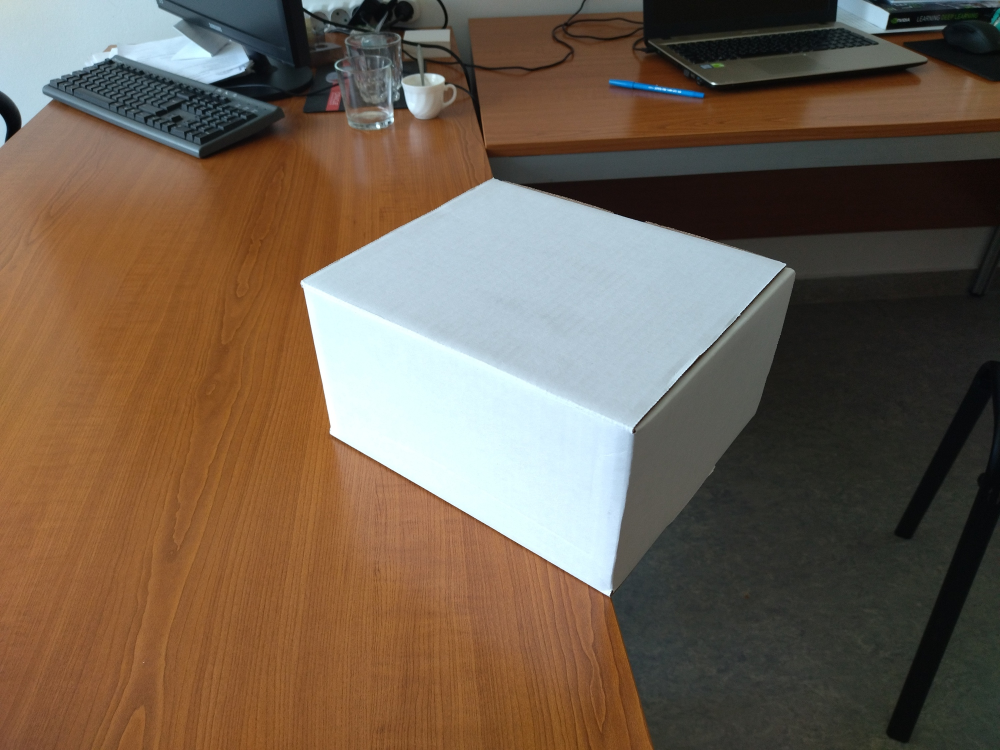
#> input picture Hough transformation/box_1_resi.jpg, 2000 x 1500 px (shown at 1/2 size)
$ jupyter execute --allow-errors 'Hough Transformation.ipynb'
#> lines starting #> are read from the running program, lines starting #| are printed output that depends on the picture; after the words box and inside, x2 and y2 are one past the last pixel; in counts of white or black regions, pixels touching at a corner belong together
Ez az második házifeladat azon Mérnökinformatikus BSC hallgatók részére akik a 2023/24/1 félévben Képfeldolgozást hallgatnak.

[cell 1]
# 2023.10.29
# Fülöp Zalán

### Task
Develop a system that takes the given pictures as input and system output should be the picture with higlights the corners of the box with lines as shown in the example below

### Data
You have 2 pictures of same box with different backgrounds. Your method should work for both pictures.

[cell 2]
#*: referencia
from PIL import Image
from matplotlib import pyplot as plt
fig, axes = plt.subplots(1, 2, figsize=(14, 10))
#> (the rest of this cell did not finish here and is left out)

[cell 3]
# import required modules
import numpy as np
from matplotlib import pyplot as plt
from PIL import Image
from scipy import ndimage
from skimage import color
import cv2
from skimage.transform import hough_line, hough_line_peaks
import random

s_elem = np.ones((3,3))
#> s_elem = [[1, 1, 1], [1, 1, 1], [1, 1, 1]]

[cell 4]
# A simple function to convert 2D image to 3D gray image
def to_3d(labels):
    base = np.zeros([labels.shape[0], labels.shape[1], 3])
    for i in range(3):
        base[:,:,i] = labels.astype(bool)
    return base.astype(np.uint8)

# The simple fuction to crop the image. I made this function because it can crop both rgb and 2D image
# And i didnt have to do it manually again and again
def cropImage(image):
    img_arr = np.array(image)
    # cropping image to remove the extra stuff from the pic
    cropped_img = img_arr[250:1350,500:1650]
    return cropped_img
# This function is basically to remove redundant code in case of more pics
def basicImageSettings(image):
     # covert image to grayscale
    grayImage = image.convert('L')
    return cropImage(grayImage)
# This creates helping mask for mask2 I didnt wanted to do static pixel removal in main function thats why
# i created a separate function for that
def maskForMask2(image):
    helping_mask = image.copy()
    helping_mask[:,:700] = 0
    helping_mask[945:,:] = 0
    helping_mask[:50,:] = 0
    return helping_mask
# This function takes an image number (1 or 2, stating the first and second image) as input
# I didn't import both pictures in advance because that is only waste of memory
# It returns a 3D box image with black background which makes it easy for canny to detect edges
# mask1 highlights the front and top of the box and mask2 highlights the side of the box
# combining 2 masks creates the full mask which is box
def separateBoxFromImage(imageNum):
    if imageNum == 1:
        #open an image
        image = Image.open('box_0_resi.jpg')
        #cropped grayscale image:
        cropped_img = basicImageSettings(image)
        #creating mask1
        mask1 = cropped_img > 160
        # creating mask2
        mask2 = maskForMask2(cropped_img) > 75
        #statically removing unnecassary areas
        mask2[0:280,:]=0
        mask2[900:,850:] = 0
        mask2[:,1080:]= 0
        mask2 = ndimage.binary_closing(mask2.copy(),s_elem)

    elif imageNum == 2:
        image = Image.open('box_1_resi.jpg')
        #cropped grayscale image:
        cropped_img = basicImageSettings(image)
        #creating mask1
        mask1 = cropped_img > 150
        # creating mask2,
        mask2 = maskForMask2(cropped_img) > 80
    else:
        print("wrong image number")

    # conerting box image to 3d so it can be combined with original cropped image
    box = to_3d(mask1+mask2)

    return box,image


def detect_lines(image):
    # Convert the image to grayscale for canny edge detector
    gray_image = color.rgb2gray(image)
    # Apply the Canny edge detector
    edges = cv2.Canny((gray_image *255).astype(np.uint8), 50, 150,apertureSize=3)

    # Perform Hough Line Transform
    h, theta, d = hough_line(edges)

    # Find peaks in Hough space
    _, angles, dists = hough_line_peaks(h, theta, d)

    return angles, dists,edges

def plot_lines(original_image,dist,angles,edges):
    # Plot the original image
    plt.imshow(original_image)

    # made a fun array so i can choose random colors for the lines
    # you can add more colors to make diagram colorful
    colors = ['-r','-g','-b','-o','purple','brown']
    # Plot the detected lines on the original image
    for angle, dist in zip(angles, dists):
        # get points for lines
        y0 = (dist - 0 * np.cos(angle)) / np.sin(angle)
        y1 = (dist - edges.shape[1] * np.cos(angle)) / np.sin(angle)
        plt.plot((0, edges.shape[1]), (y0, y1), random.choice(colors))
    # add title to the plot
    plt.title('Detected Lines')
    plt.show()

[cell 5]
# get box and original image
#---------------Change its value (1,2) to see different images-------------
# firstimage :
# box,color_image = separateBoxFromImage(1)
# secondimage:
# box,color_image = separateBoxFromImage(2)
box,color_image = separateBoxFromImage(2)
#> in separateBoxFromImage, image is the input picture: PIL image 2000x1500 RGB; mean R, G, B 112.7, 96.1, 79.9
#> in basicImageSettings, `grayImage = image.convert('L')`:
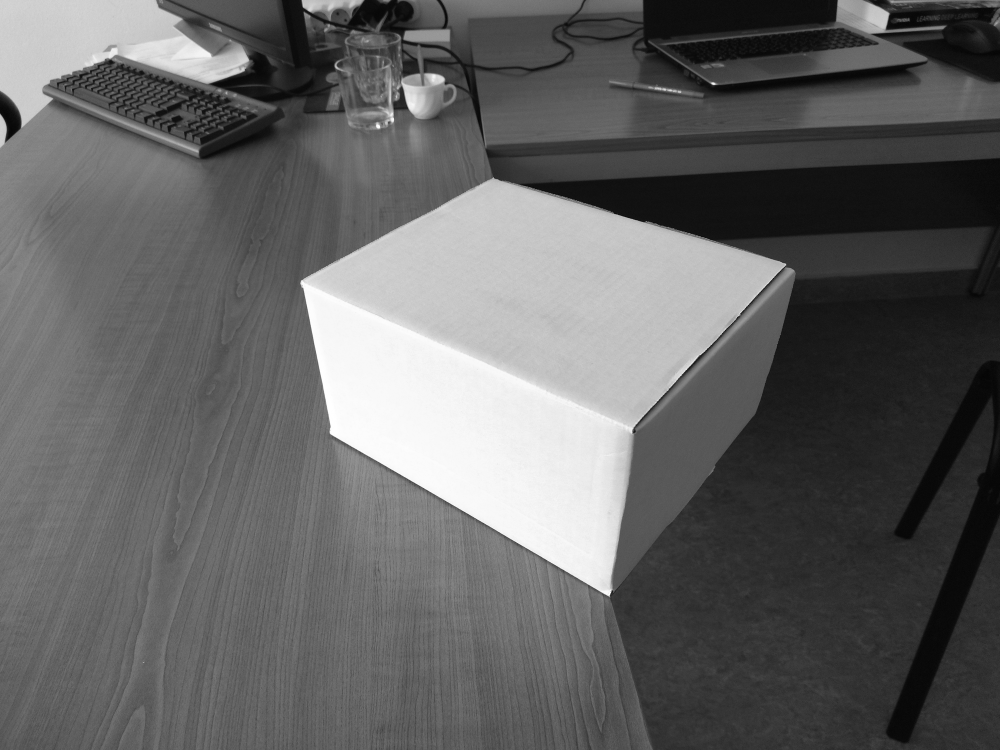
#> grayImage: PIL image 2000x1500 L (shown at 1/2 size); min 1, max 255, mean 99.2
#> in cropImage, `cropped_img = img_arr[250:1350,500:1650]`:
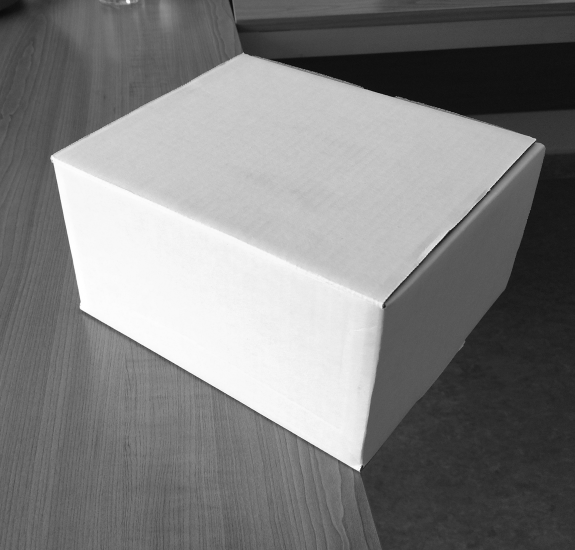
#> cropped_img: shape (1100, 1150) (shown at 1/2 size); min 1, max 255, mean 127.1
#> in separateBoxFromImage, `mask1 = cropped_img > 150`:
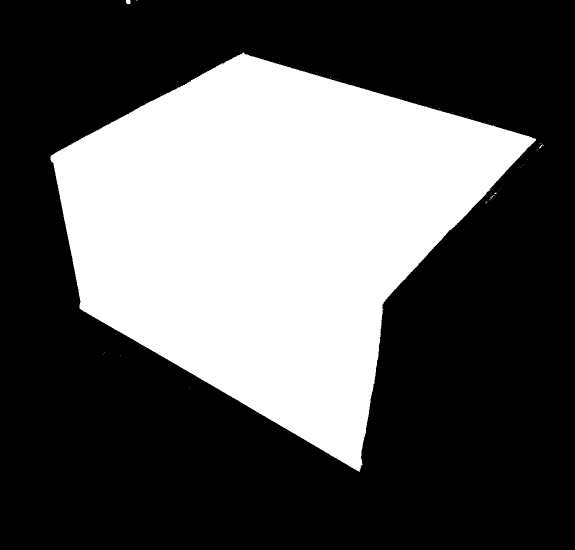
#> mask1: shape (1100, 1150) bool (shown at 1/2 size); 35% white; 38 white regions (35 under 20 px), largest, box (x1, y1, x2, y2) and area: (101, 105, 1072, 944) 442613, (252, 0, 261, 9) 68, (1078, 289, 1088, 297) 22
#> in maskForMask2, `helping_mask[:50,:] = 0`:
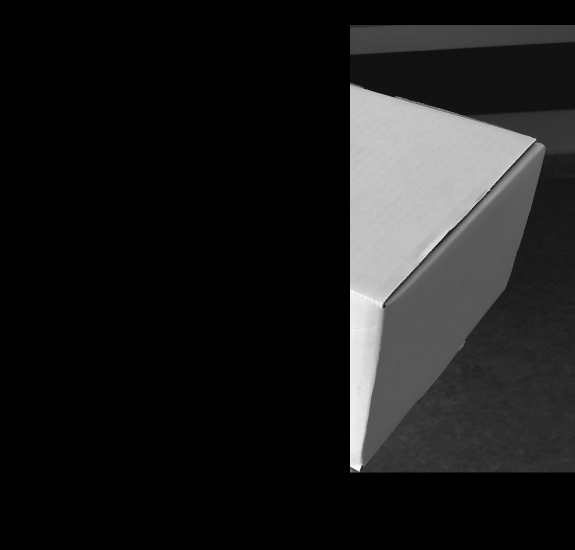
#> helping_mask: shape (1100, 1150) (shown at 1/2 size); min 0, max 253, mean 29
#> in separateBoxFromImage, `mask2 = maskForMask2(cropped_img) > 80`: mask2: shape (1100, 1150) bool; 14.8% white; 2 white regions (1 under 20 px), largest, box (x1, y1, x2, y2) and area: (700, 166, 1091, 945) 186830
#> after the loop in to_3d, `for i in range(3):`:
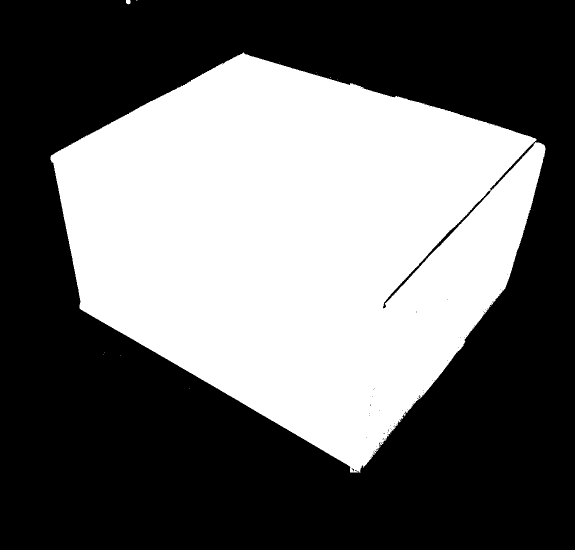
#> base: shape (1100, 1150, 3) float64 (shown at 1/2 size); values 0 (black) and 1 (white), 41.3% white; 13 white regions (11 under 20 px), largest, box (x1, y1, x2, y2) and area: (101, 105, 1091, 945) 522070, (252, 0, 261, 9) 68


# stored the color box image into same variable {i didn't want to declare a new variable :)}
box = cropImage(color_image)*box
#> in cropImage (call 2), `cropped_img = img_arr[250:1350,500:1650]`:
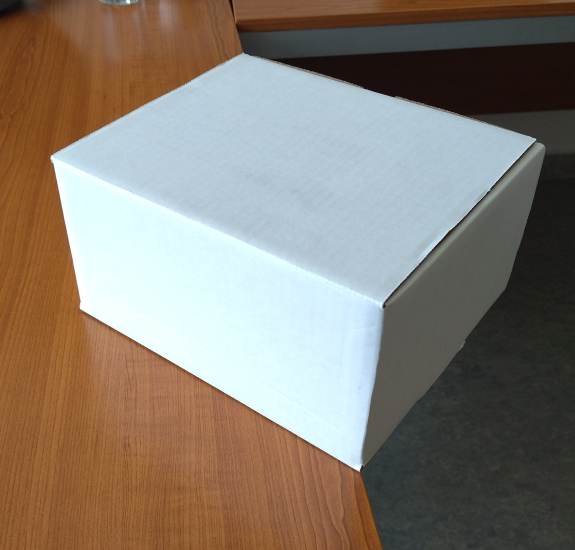
#> cropped_img: shape (1100, 1150, 3) (shown at 1/2 size); mean R, G, B 135.1, 125.4, 114.3

#get the values of angles,dists and edges for plotting
# i gave the box without background for canny detection to make the algrithm life easier
angles,dists,edges= detect_lines(box)
#> in detect_lines, `gray_image = color.rgb2gray(image)`:
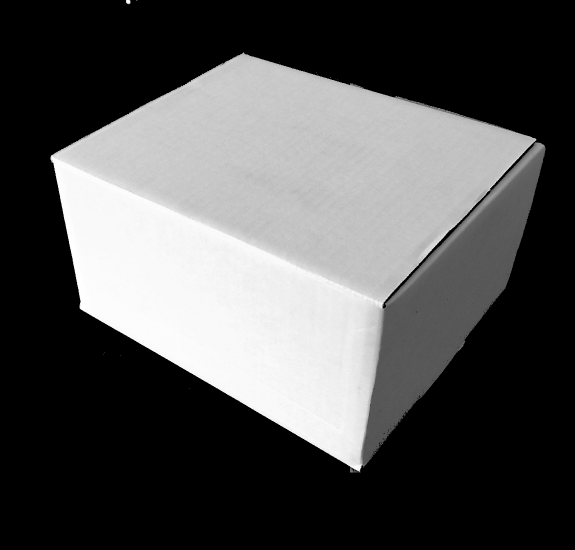
#> gray_image: shape (1100, 1150) float64 (shown at 1/2 size); min 0, max 1, mean 0.322
#> in detect_lines, `edges = cv2.Canny((gray_image *255).astype(np.uint8), 50, 150,aperture..`:
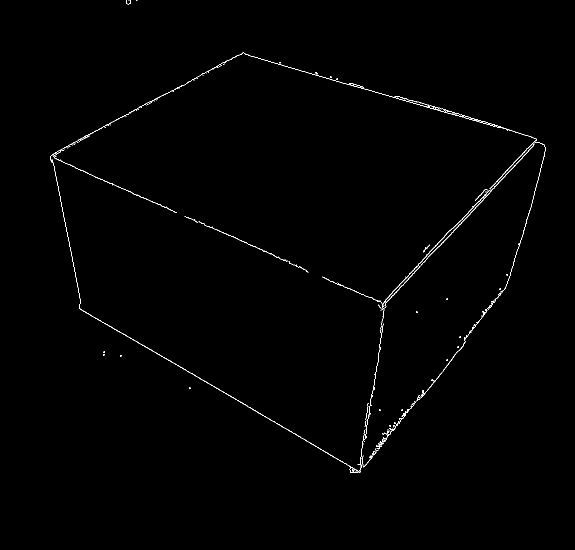
#> edges: shape (1100, 1150) (shown at 1/2 size); 0.54% white in thin lines or dots, all inside (x1, y1, x2, y2) = (101, 0, 1091, 946)
#> in detect_lines, `h, theta, d = hough_line(edges)`:
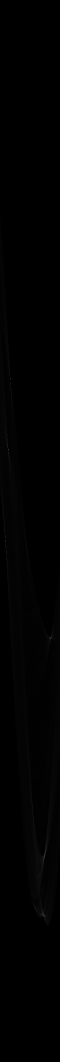
#> h: shape (3185, 180) uint64 (shown at 1/3 size); min 0, max 430, mean 2.1; drawn with min black and max white
#> in detect_lines, `h, theta, d = hough_line(edges)`: theta = 180 values from -1.57 to 1.55; d = 3185 values from -1592 to 1592
#> in detect_lines, `_, angles, dists = hough_line_peaks(h, theta, d)`: angles = [-1.29, -1.05, -1.15, 0.75, 1.08]; dists = [30, -455, -244, 978, 321]
#> angles = [-1.29, -1.05, -1.15, 0.75, 1.08]; dists = [30, -455, -244, 978, 321]
#plotting lines on image
plot_lines(cropImage(color_image),dists,angles,edges)
#> the loop in plot_lines, `for angle, dist in zip(angles, dists):` made 5 passes
#> (angle, dist, y0, y1) on passes 1 to 5: (-1.29, 30, -31.21, 298.5), (-1.05, -455, 525.4, 1189.3), (-1.15, -244, 267.1, 779.1), (0.75, 978, 1434, 200.8), (1.08, 321, 363.6, -247.9)
#> in plot_lines, `plt.show()`:
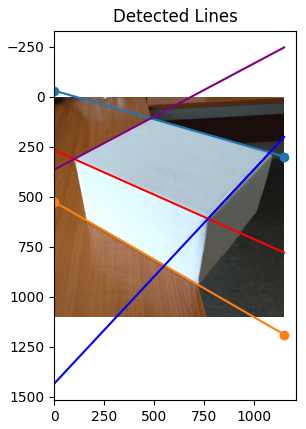
#> figure drawn by matplotlib, 1 panel

$ run again, with Morphology/coin_1_1000x750.jpg copied over Hough transformation/box_1_resi.jpg
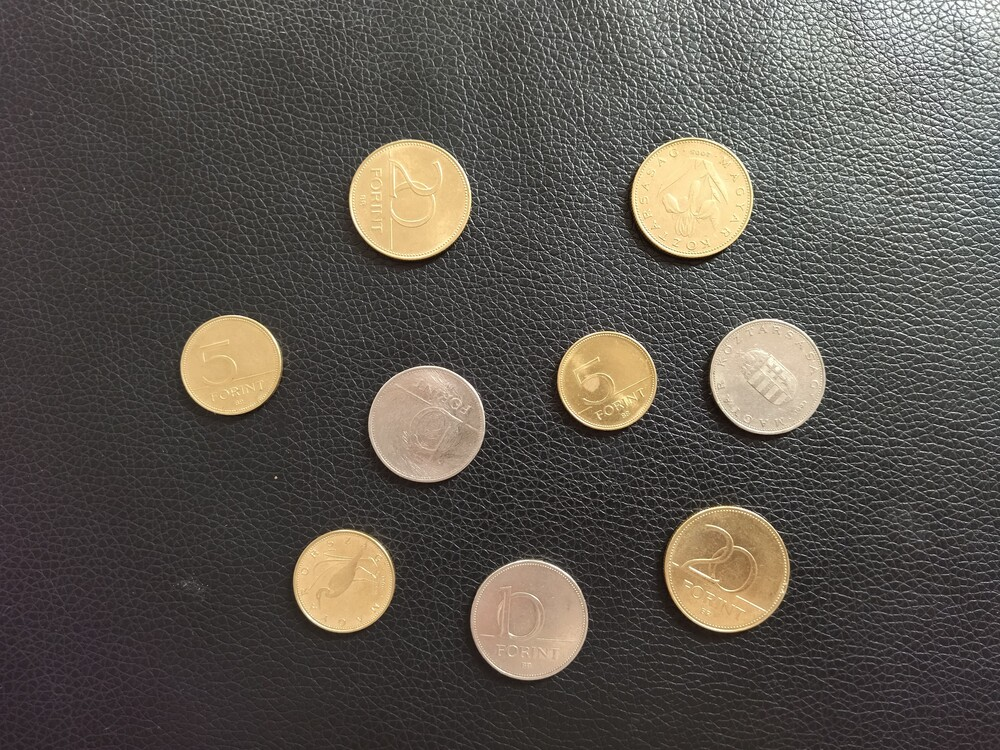
#> input picture Morphology/coin_1_1000x750.jpg, 1000 x 750 px
#> s_elem = [[1, 1, 1], [1, 1, 1], [1, 1, 1]]
#> in separateBoxFromImage, image is the input picture: PIL image 1000x750 RGB; mean R, G, B 89.5, 84.2, 77.3
#> in separateBoxFromImage, `mask1 = cropped_img > 150`:
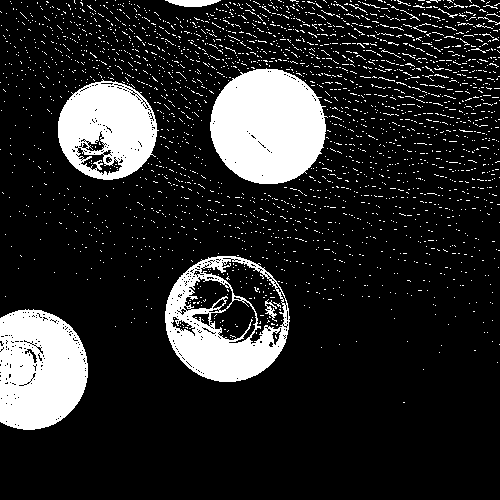
#> mask1: shape (500, 500) bool; 16% white; 2493 white regions (2474 under 20 px), largest, box (x1, y1, x2, y2) and area: (210, 68, 328, 184) 10468, (0, 309, 88, 430) 8583, (165, 256, 290, 382) 6982
#> helping_mask: shape (500, 500); every value is 0
#> cropped_img: shape (500, 500, 3)
#> edges: shape (500, 500); 11.3% white in thin lines or dots, all inside (x1, y1, x2, y2) = (0, 0, 500, 430)
#> theta = 180 values from -1.57 to 1.55; d = 1417 values from -708 to 708
#> in detect_lines, `_, angles, dists = hough_line_peaks(h, theta, d)`: angles = 91 values, max 1.52 at index 56, min -1.57 at index 2, mean -0.0272; dists = 91 values, max 407 at index 21, min -196 at index 58, mean 151.8
#> the loop in plot_lines, `for angle, dist in zip(angles, dists):` made 91 passes
#> (angle, dist, y0, y1) on passes 1 to 8: (-1.52, -47, 47.06, 73.27), (0.785, 337, 476.6, -23.41), (-1.57, -25, 25, 25), (0.785, 366, 517.6, 17.6), (-1.4, -9, 9.14, 97.3), (-1.29, 4, -4.16, 139.2), (-1.57, -60, 60, 60), (0.785, 267, 377.6, -122.4)
#> in plot_lines, `plt.show()`:
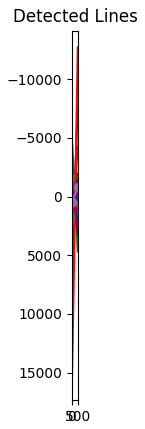
#> figure drawn by matplotlib, 1 panel
